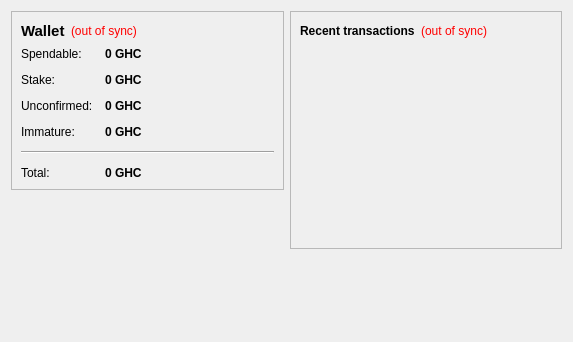
<?xml version="1.0" encoding="UTF-8"?>
<ui version="4.0">
 <class>OverviewPage</class>
 <widget class="QWidget" name="OverviewPage">
  <property name="geometry">
   <rect>
    <x>0</x>
    <y>0</y>
    <width>573</width>
    <height>342</height>
   </rect>
  </property>
  <property name="windowTitle">
   <string>Form</string>
  </property>
  <layout class="QHBoxLayout" name="horizontalLayout" stretch="1,1">
   <item>
    <layout class="QVBoxLayout" name="verticalLayout_2">
     <item>
      <widget class="QFrame" name="frame">
       <property name="frameShape">
        <enum>QFrame::StyledPanel</enum>
       </property>
       <property name="frameShadow">
        <enum>QFrame::Raised</enum>
       </property>
       <layout class="QVBoxLayout" name="verticalLayout_4">
        <item>
         <layout class="QHBoxLayout" name="horizontalLayout_4">
          <item>
           <widget class="QLabel" name="label_5">
            <property name="font">
             <font>
              <pointsize>11</pointsize>
              <weight>75</weight>
              <bold>true</bold>
             </font>
            </property>
            <property name="text">
             <string>Wallet</string>
            </property>
           </widget>
          </item>
          <item>
           <widget class="QLabel" name="labelWalletStatus">
            <property name="toolTip">
             <string>The displayed information may be out of date. Your wallet automatically synchronizes with the OWO network after a connection is established, but this process has not completed yet.</string>
            </property>
            <property name="styleSheet">
             <string notr="true">QLabel { color: red; }</string>
            </property>
            <property name="text">
             <string notr="true">(out of sync)</string>
            </property>
            <property name="alignment">
             <set>Qt::AlignLeading|Qt::AlignLeft|Qt::AlignVCenter</set>
            </property>
           </widget>
          </item>
          <item>
           <spacer name="horizontalSpacer_2">
            <property name="orientation">
             <enum>Qt::Horizontal</enum>
            </property>
            <property name="sizeHint" stdset="0">
             <size>
              <width>40</width>
              <height>20</height>
             </size>
            </property>
           </spacer>
          </item>
         </layout>
        </item>
        <item>
         <layout class="QFormLayout" name="formLayout_2">
          <property name="fieldGrowthPolicy">
           <enum>QFormLayout::AllNonFixedFieldsGrow</enum>
          </property>
          <property name="horizontalSpacing">
           <number>12</number>
          </property>
          <property name="verticalSpacing">
           <number>12</number>
          </property>
          <item row="0" column="0">
           <widget class="QLabel" name="label">
            <property name="text">
             <string>Spendable:</string>
            </property>
           </widget>
          </item>
          <item row="0" column="1">
           <widget class="QLabel" name="labelBalance">
            <property name="font">
             <font>
              <weight>75</weight>
              <bold>true</bold>
             </font>
            </property>
            <property name="cursor">
             <cursorShape>IBeamCursor</cursorShape>
            </property>
            <property name="toolTip">
             <string>Your current spendable balance</string>
            </property>
            <property name="text">
             <string notr="true">0 GHC</string>
            </property>
            <property name="textInteractionFlags">
             <set>Qt::LinksAccessibleByMouse|Qt::TextSelectableByKeyboard|Qt::TextSelectableByMouse</set>
            </property>
           </widget>
          </item>
          <item row="1" column="0">
           <widget class="QLabel" name="label_6">
            <property name="text">
             <string>Stake:</string>
            </property>
           </widget>
          </item>
          <item row="1" column="1">
           <widget class="QLabel" name="labelStake">
            <property name="font">
             <font>
              <weight>75</weight>
              <bold>true</bold>
             </font>
            </property>
            <property name="cursor">
             <cursorShape>IBeamCursor</cursorShape>
            </property>
            <property name="toolTip">
             <string>Total of coins that was staked, and do not yet count toward the current balance</string>
            </property>
            <property name="text">
             <string notr="true">0 GHC</string>
            </property>
            <property name="textInteractionFlags">
             <set>Qt::LinksAccessibleByMouse|Qt::TextSelectableByKeyboard|Qt::TextSelectableByMouse</set>
            </property>
           </widget>
          </item>
          <item row="2" column="0">
           <widget class="QLabel" name="label_3">
            <property name="text">
             <string>Unconfirmed:</string>
            </property>
           </widget>
          </item>
          <item row="2" column="1">
           <widget class="QLabel" name="labelUnconfirmed">
            <property name="font">
             <font>
              <weight>75</weight>
              <bold>true</bold>
             </font>
            </property>
            <property name="cursor">
             <cursorShape>IBeamCursor</cursorShape>
            </property>
            <property name="toolTip">
             <string>Total of transactions that have yet to be confirmed, and do not yet count toward the current balance</string>
            </property>
            <property name="text">
             <string notr="true">0 GHC</string>
            </property>
            <property name="textInteractionFlags">
             <set>Qt::LinksAccessibleByMouse|Qt::TextSelectableByKeyboard|Qt::TextSelectableByMouse</set>
            </property>
           </widget>
          </item>
          <item row="3" column="0">
           <widget class="QLabel" name="labelImmatureText">
            <property name="text">
             <string>Immature:</string>
            </property>
           </widget>
          </item>
          <item row="3" column="1">
           <widget class="QLabel" name="labelImmature">
            <property name="font">
             <font>
              <weight>75</weight>
              <bold>true</bold>
             </font>
            </property>
            <property name="toolTip">
             <string>Mined balance that has not yet matured</string>
            </property>
            <property name="text">
             <string notr="true">0 GHC</string>
            </property>
            <property name="textInteractionFlags">
             <set>Qt::LinksAccessibleByMouse|Qt::TextSelectableByKeyboard|Qt::TextSelectableByMouse</set>
            </property>
           </widget>
          </item>
          <item row="4" column="0" colspan="2">
           <widget class="Line" name="line">
            <property name="orientation">
             <enum>Qt::Horizontal</enum>
            </property>
           </widget>
          </item>
          <item row="5" column="0">
           <widget class="QLabel" name="labelTotalText">
            <property name="text">
             <string>Total:</string>
            </property>
           </widget>
          </item>
          <item row="5" column="1">
           <widget class="QLabel" name="labelTotal">
            <property name="font">
             <font>
              <weight>75</weight>
              <bold>true</bold>
             </font>
            </property>
            <property name="cursor">
             <cursorShape>IBeamCursor</cursorShape>
            </property>
            <property name="toolTip">
             <string>Your current total balance</string>
            </property>
            <property name="text">
             <string notr="true">0 GHC</string>
            </property>
            <property name="textInteractionFlags">
             <set>Qt::LinksAccessibleByMouse|Qt::TextSelectableByKeyboard|Qt::TextSelectableByMouse</set>
            </property>
           </widget>
          </item>
         </layout>
        </item>
       </layout>
      </widget>
     </item>
     <item>
      <spacer name="verticalSpacer">
       <property name="orientation">
        <enum>Qt::Vertical</enum>
       </property>
       <property name="sizeHint" stdset="0">
        <size>
         <width>20</width>
         <height>40</height>
        </size>
       </property>
      </spacer>
     </item>
    </layout>
   </item>
   <item>
    <layout class="QVBoxLayout" name="verticalLayout_3">
     <item>
      <widget class="QFrame" name="frame_2">
       <property name="frameShape">
        <enum>QFrame::StyledPanel</enum>
       </property>
       <property name="frameShadow">
        <enum>QFrame::Raised</enum>
       </property>
       <layout class="QVBoxLayout" name="verticalLayout">
        <item>
         <layout class="QHBoxLayout" name="horizontalLayout_2">
          <item>
           <widget class="QLabel" name="label_4">
            <property name="text">
             <string>&lt;b&gt;Recent transactions&lt;/b&gt;</string>
            </property>
           </widget>
          </item>
          <item>
           <widget class="QLabel" name="labelTransactionsStatus">
            <property name="toolTip">
             <string>The displayed information may be out of date. Your wallet automatically synchronizes with the OWO network after a connection is established, but this process has not completed yet.</string>
            </property>
            <property name="styleSheet">
             <string notr="true">QLabel { color: red; }</string>
            </property>
            <property name="text">
             <string notr="true">(out of sync)</string>
            </property>
            <property name="alignment">
             <set>Qt::AlignRight|Qt::AlignTrailing|Qt::AlignVCenter</set>
            </property>
           </widget>
          </item>
          <item>
           <spacer name="horizontalSpacer">
            <property name="orientation">
             <enum>Qt::Horizontal</enum>
            </property>
            <property name="sizeHint" stdset="0">
             <size>
              <width>40</width>
              <height>20</height>
             </size>
            </property>
           </spacer>
          </item>
         </layout>
        </item>
        <item>
         <widget class="QListView" name="listTransactions">
          <property name="styleSheet">
           <string notr="true">QListView { background: transparent; }</string>
          </property>
          <property name="frameShape">
           <enum>QFrame::NoFrame</enum>
          </property>
          <property name="verticalScrollBarPolicy">
           <enum>Qt::ScrollBarAlwaysOff</enum>
          </property>
          <property name="horizontalScrollBarPolicy">
           <enum>Qt::ScrollBarAlwaysOff</enum>
          </property>
          <property name="selectionMode">
           <enum>QAbstractItemView::NoSelection</enum>
          </property>
         </widget>
        </item>
       </layout>
      </widget>
     </item>
     <item>
      <spacer name="verticalSpacer_2">
       <property name="orientation">
        <enum>Qt::Vertical</enum>
       </property>
       <property name="sizeHint" stdset="0">
        <size>
         <width>20</width>
         <height>40</height>
        </size>
       </property>
      </spacer>
     </item>
    </layout>
   </item>
  </layout>
 </widget>
 <resources/>
 <connections/>
</ui>
